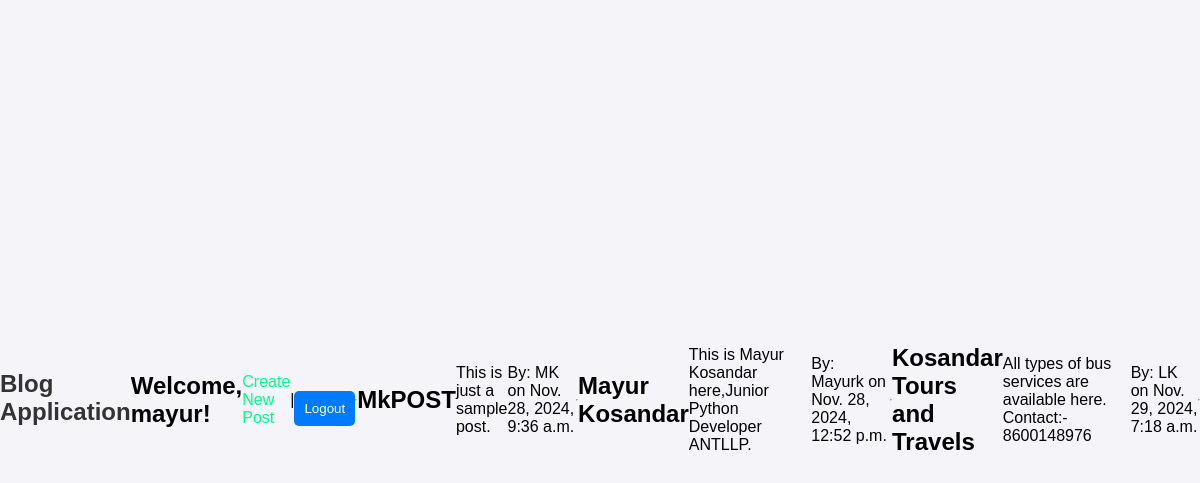
The app's page / (signed in) with its own data.
### p2app/models.py (models this page shows, shortened)
class BlogPost(models.Model):
    title = models.CharField(max_length=200)
    content = models.TextField()
    author = models.ForeignKey(User, on_delete=models.CASCADE)
    created_at = models.DateTimeField(auto_now_add=True)
    updated_at = models.DateTimeField(auto_now=True)

### p2app/views.py (the view)
# urls.py: 2. Add a URL to urlpatterns:  path('', views.home, name='home')
def home(request):
    posts = BlogPost.objects.all()
    return render(request, 'home.html', {'posts': posts})

### p2app/templates/home.html (shortened to what this page needs)
{% load static %}
<link rel="stylesheet" href="{% static 'css/style.css' %}">
<!DOCTYPE html>
<html lang="en">
<head>
</head>
<body>
    <h1>Blog Application</h1>
    {% if user.is_authenticated %}
        <h2><p>Welcome, {{ user.username }}!</p></h2>
        <a href="{% url 'create_post' %}">Create New Post</a> |
        <form method="POST" action="{% url 'logout' %}">
            <button type="submit">Logout</button>
        </form>
    {% else %}
        <a href="{% url 'register' %}">Register</a> | <a href="{% url 'login' %}">Login</a>
    {% endif %}
    <hr>
    {% for post in posts %}
        <h2>{{ post.title }}</h2>
        <p>{{ post.content|truncatechars:100 }}</p>
        <p>By: {{ post.author.username }} on {{ post.created_at }}</p>
        <hr>
    {% endfor %}
</body>
</html>

### p2app/static/style.css (style rules this page uses)
body { font-family: Arial, sans-serif; background-color: #f4f4f9; margin: 0; padding: 0; display: flex; justify-content: center; align-items: center; height: 100vh; }
h1 { margin-bottom: 20px; font-size: 24px; color: #333; }
form { display: flex; flex-direction: column; gap: 15px; }
button { padding: 10px; background: #007bff; color: white; border: none; border-radius: 5px; cursor: pointer; }
a { color: #00ff88; text-decoration: none; }

### records on screen
BlogPost: title "MkPOST", content "This is just a sample post.", author.username "MK", created_at "Nov. 28, 2024, 9:36 a.m."
BlogPost: title "Mayur Kosandar", content "This is Mayur Kosandar here,Junior Python Developer ANTLLP.", author.username "Mayurk", created_at "Nov. 28, 2024, 12:52 p.m."
BlogPost: title "Kosandar Tours and Travels", content "All types of bus services are available here. Contact:- 8600148976", author.username "LK", created_at "Nov. 29, 2024, 7:18 a.m."

### other values on screen
{{ user.username }} "mayur"
